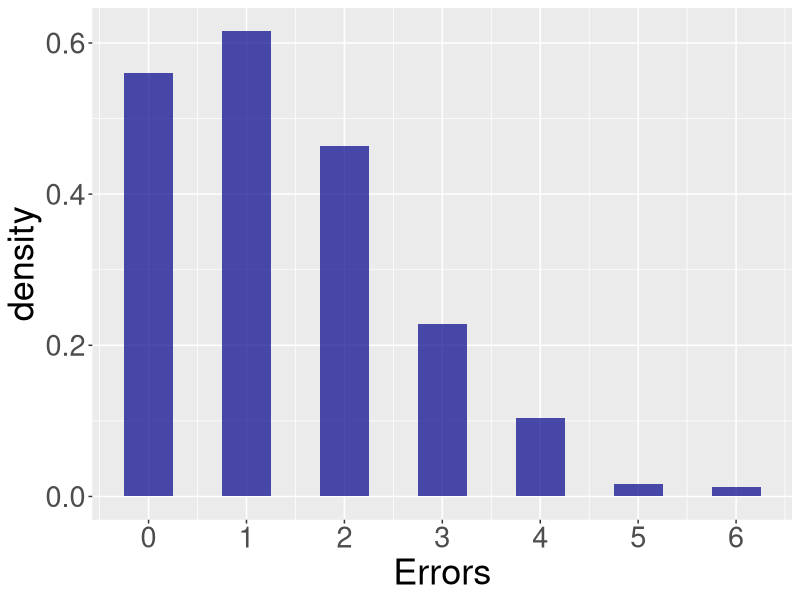
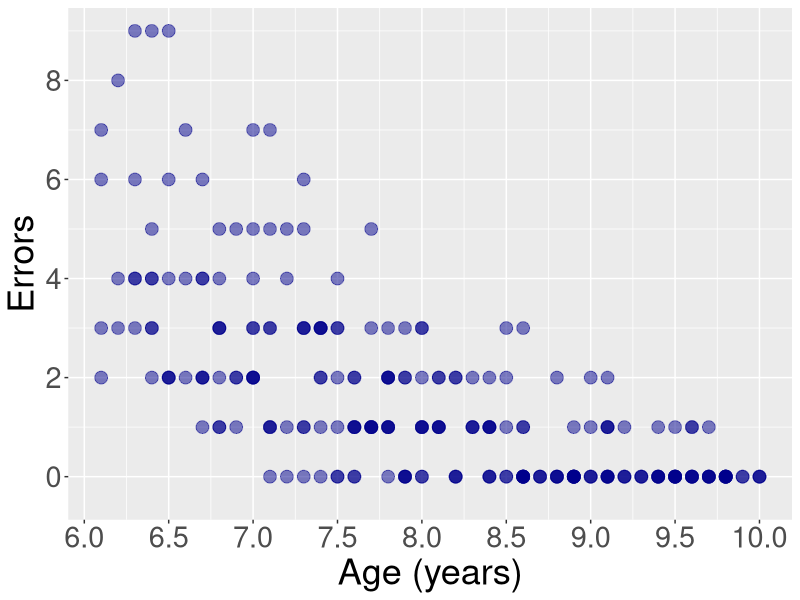
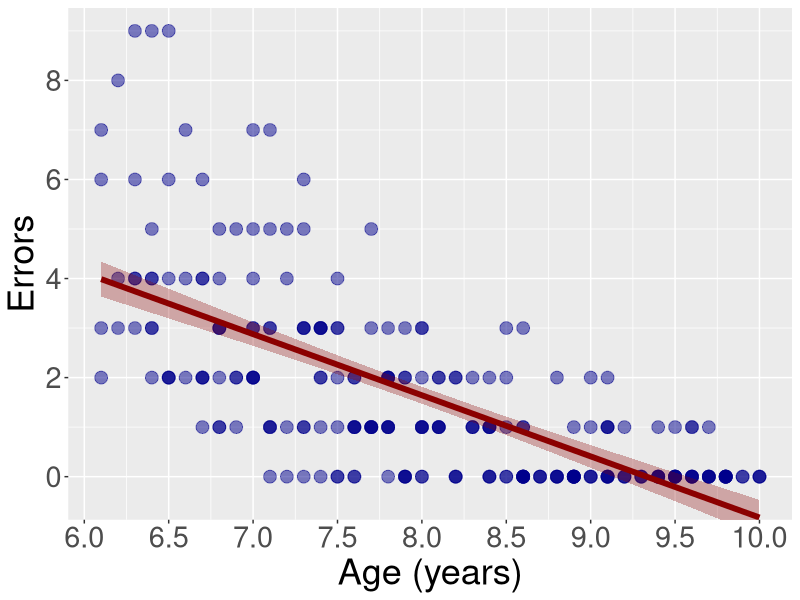
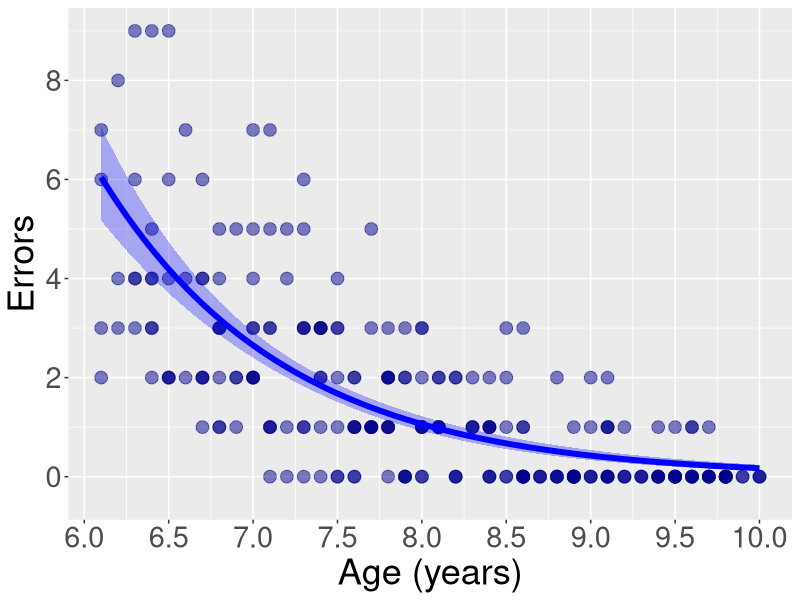
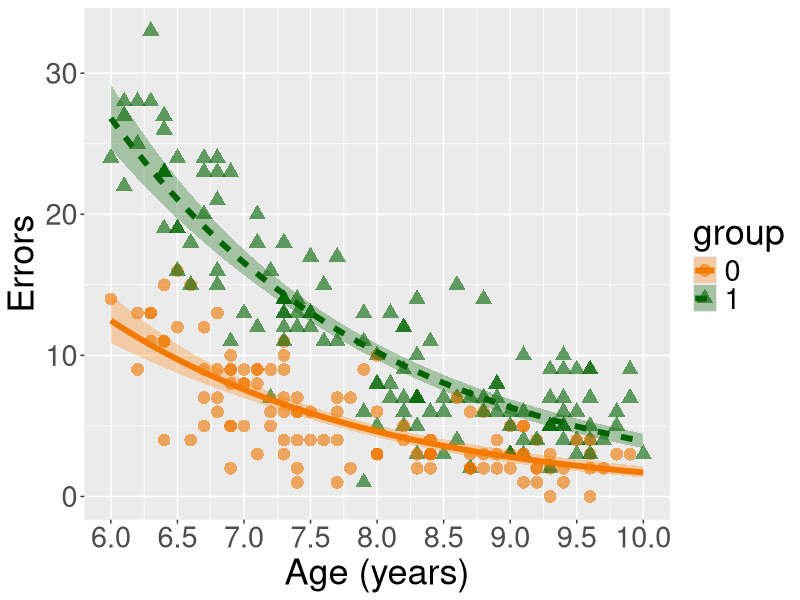

These charts were generated, in order, by the following R code: (Note: this script raises an error after producing the figures.)
## ---- chunk 1
#| code-fold: true
set.seed(2)
library(ggplot2)
N = 500; age = rpois(N,1.4)
ts = 26; tc = "#555555"
ggplot()+
  geom_histogram(aes(y=after_stat(density),x=age),fill="darkblue",alpha=.7,binwidth=0.5)+
  scale_x_continuous(breaks=seq(0,100,1))+
  theme(text=element_text(size=ts,color="black"))+xlab("Errors")
## ---- chunk 2
#| code-fold: true
set.seed(1)
N = 250; age = round(runif(N,6,10),1); y = rpois(N,exp(6.5-age*.8))
d = data.frame(y,age)
ggplot(d,aes(x=age,y=y))+
  coord_cartesian(ylim=c(-0.4,max(y))) +
  geom_point(size=4,alpha=.5,color="darkblue")+
  theme(text=element_text(size=ts,color="black"))+
  scale_y_continuous(breaks=seq(0,20,2))+scale_x_continuous(breaks=seq(0,20,.5))+
  ylab("Errors")+xlab("Age (years)")
## ---- chunk 3
#| code-fold: true
fitL = glm(y~age, data=d)

library(effects)
effL = data.frame(allEffects(fitL,xlevels=list(age=seq(min(age),max(age),.05)))$"age")
ggplot(d,aes(x=age,y=y))+
  coord_cartesian(ylim=c(-0.4,max(y))) +
  geom_point(size=4,alpha=.5,color="darkblue")+
  geom_line(data=effL,aes(y=fit),size=2,color="darkred")+
  geom_ribbon(data=effL,aes(y=fit,ymin=lower,ymax=upper),alpha=.3,fill="darkred")+
  theme(text=element_text(size=ts,color="black"))+
  scale_y_continuous(breaks=seq(0,20,2))+scale_x_continuous(breaks=seq(0,20,.5))+
  ylab("Errors")+xlab("Age (years)")
## ---- chunk 4
#| code-fold: true
fitP = glm(y~age, family=poisson(link="log"), data=d)

effP = data.frame(allEffects(fitP,xlevels=list(age=seq(min(age),max(age),.05)))$"age")
ggplot(d,aes(x=age,y=y))+
  coord_cartesian(ylim=c(-0.4,max(y))) +
  geom_point(size=4,alpha=.5,color="darkblue")+
  geom_line(data=effP,aes(y=fit),size=2,color="blue")+
  geom_ribbon(data=effP,aes(y=fit,ymin=lower,ymax=upper),alpha=.3,fill="blue")+
  #geom_line(data=effL,aes(y=fit),size=2,color="darkred")+
  #geom_ribbon(data=effL,aes(y=fit,ymin=lower,ymax=upper),alpha=.3,fill="darkred")+
  theme(text=element_text(size=ts,color="black"))+
  scale_y_continuous(breaks=seq(0,20,2))+scale_x_continuous(breaks=seq(0,20,.5))+
  ylab("Errors")+xlab("Age (years)")
## ---- chunk 5
#| code-fold: true
set.seed(3)
N = 250; age = round(runif(N,6,10),1); group = rbinom(N,1,.5); y = rpois(N,exp(5.5-age*.5+group*.8))
d = data.frame(id=1:length(y),y,age,group=as.factor(group))
fitP = glm(y~age*group, family=poisson(link="log"), data=d)
effP = data.frame(allEffects(fitP,xlevels=list(age=seq(min(age),max(age),.05)))$"age:group")
effP$group = as.factor(effP$group)
ggplot(d,aes(x=age,y=y,shape=group,color=group))+
  geom_point(size=4,alpha=.6)+
  scale_color_manual(values=c("darkorange2","darkgreen"))+
  scale_fill_manual(values=c("darkorange1","darkgreen"))+
  geom_line(data=effP,aes(x=age,y=fit,group=group,linetype=group),size=2)+
  geom_ribbon(data=effP,aes(x=age,y=fit,ymin=lower,ymax=upper,group=group,fill=group),alpha=.3,color=NA)+
  theme(text=element_text(size=ts,color="black"))+scale_x_continuous(breaks=seq(0,20,.5))+
  ylab("Errors")+xlab("Age (years)")
## ---- chunk 6
library(glmmTMB)

fitP_0 = glmmTMB(y ~ age + group + (1|id), family=poisson(link="log"), data=d)
fitP_1 = glmmTMB(y ~ age * group + (1|id), family=poisson(link="log"), data=d)
anova(fitP_0, fitP_1)
## ---- chunk 7
fitL_0 = glmmTMB(y ~ age + group + (1|id), data=d)
fitL_1 = glmmTMB(y ~ age * group + (1|id), data=d)
anova(fitL_0, fitL_1)
## ---- chunk 8
#| code-fold: true
effL = data.frame(allEffects(fitL_1,xlevels=list(age=seq(min(age),max(age),.05)))$"age:group")
ggplot(d,aes(x=age,y=y,shape=group,color=group))+
  geom_point(size=4,alpha=.6)+
  scale_color_manual(values=c("darkorange2","darkgreen"))+
  scale_fill_manual(values=c("brown1","darkslategray"))+
  geom_line(data=effL,aes(x=age,y=fit,group=group,linetype=group),size=2,color=rep(c("brown1","darkslategray"),each=nrow(effL)/2))+
  geom_ribbon(data=effL,aes(x=age,y=fit,ymin=lower,ymax=upper,group=group,fill=group),alpha=.3,color=NA)+
  theme(text=element_text(size=ts,color=tc))+scale_x_continuous(breaks=seq(0,20,.5))+
  ylab("Errors")+xlab("Age (years)")
## ---- chunk 9
fitL_log_0 = glmmTMB(y~age+group+(1|id), family=gaussian(link="log"), data=d, start = c(1, 0, 0))
fitL_log_1 = glmmTMB(y~age*group+(1|id), family=gaussian(link="log"), data=d, start = c(1, 0, 0, 0))
anova(fitL_log_0, fitL_log_1)
## ---- chunk 10
#| code-fold: true
fitL_log_1 = glm(y~age*group, family=gaussian(link="log"), data=d, start = c(1, 0, 0, 0))
effL = data.frame(allEffects(fitL_log_1,xlevels=list(age=seq(min(age),max(age),.05)))$"age:group")
ggplot(d,aes(x=age,y=y,shape=group,color=group))+
  geom_point(size=4,alpha=.6)+
  scale_color_manual(values=c("darkorange2","darkgreen"))+
  scale_fill_manual(values=c("brown1","darkslategray"))+
  geom_line(data=effL,aes(x=age,y=fit,group=group,linetype=group),size=2,color=rep(c("brown1","darkslategray"),each=nrow(effL)/2))+
  geom_ribbon(data=effL,aes(x=age,y=fit,ymin=lower,ymax=upper,group=group,fill=group),alpha=.3,color=NA)+
  theme(text=element_text(size=ts,color=tc))+scale_x_continuous(breaks=seq(0,20,.5))+
  ylab("Errors")+xlab("Age (years)")
